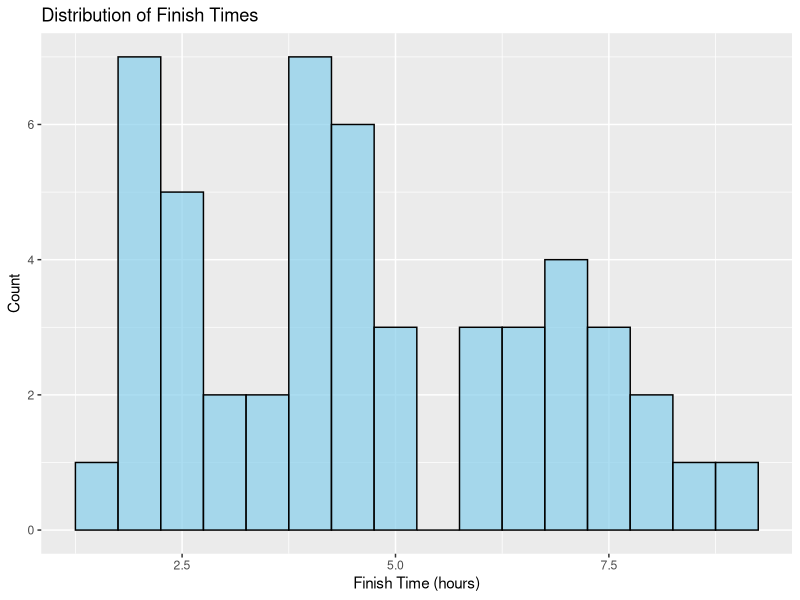
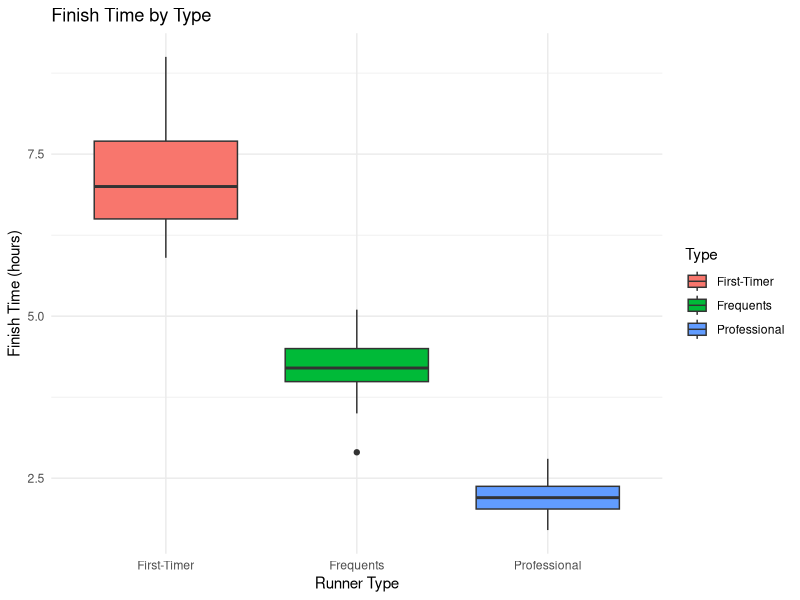

These figures' R source, in order:
## ---- chunk 1
# Load necessary libraries
library(ggplot2)
library(dplyr)

# Load the data
marathon_data <- read.csv("Marathon.csv")

## ---- chunk 2
# View the first few rows of the data
head(marathon_data)
## ---- chunk 3
# Basic histogram of Finish Time
ggplot(marathon_data, aes(x = Finish_Time)) + 
  geom_histogram(binwidth = 0.5, fill = "skyblue", color = "black", alpha = 0.7) + 
  labs(title = "Distribution of Finish Times", x = "Finish Time (hours)", y = "Count")

## ---- chunk 4

# Boxplot to compare Finish Time across different Types
ggplot(marathon_data, aes(x = Type, y = Finish_Time, fill = Type)) + 
  geom_boxplot() + 
  labs(title = "Finish Time by Type", x = "Runner Type", y = "Finish Time (hours)") + 
  theme_minimal()

